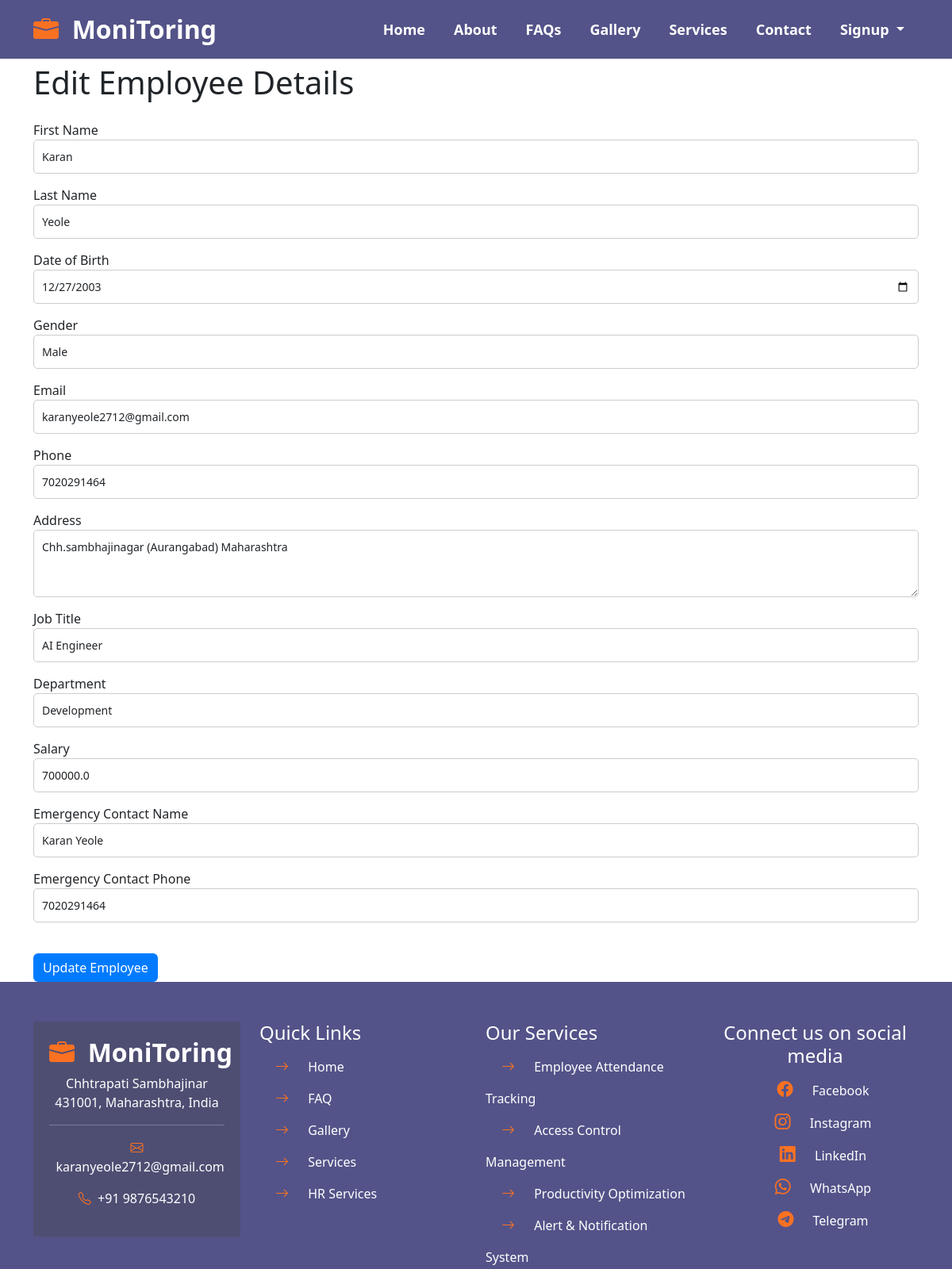
/edit_employee/1 (upper part), run on an earlier commit of the app's database.
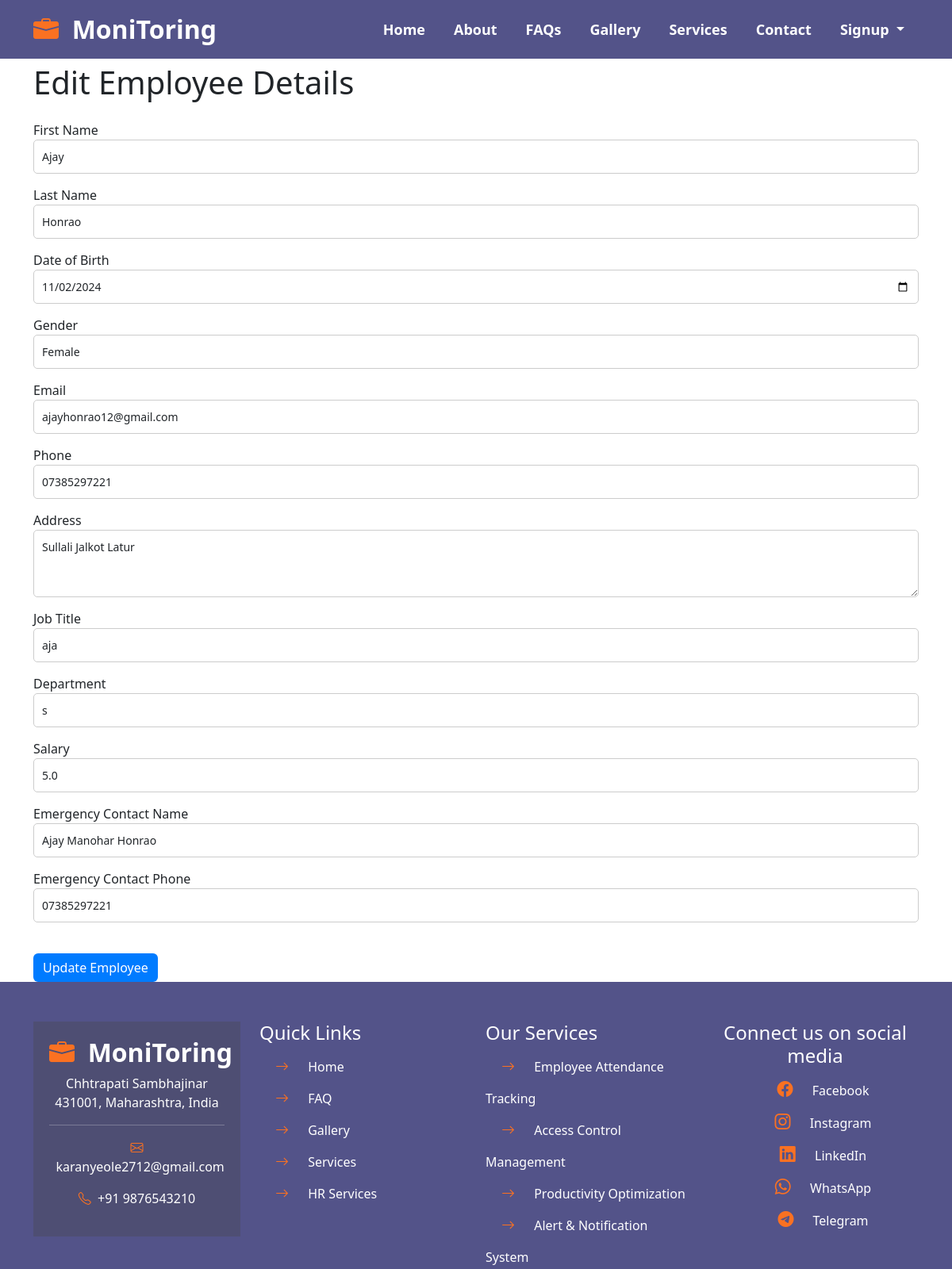
And on a later commit of the database.
### tables this page shows
CREATE TABLE employees (
            id INTEGER PRIMARY KEY AUTOINCREMENT,
            first_name TEXT,
            last_name TEXT,
            dob TEXT,
            gender TEXT,
            email TEXT,
            phone TEXT,
            address TEXT,
            job_title TEXT,
            department TEXT,
            salary REAL,
            emergency_contact_name TEXT,
            emergency_contact_phone TEXT
        );

### app.py (the view, shortened to what this page needs)
@app.route('/edit_employee/<int:employee_id>', methods=['GET', 'POST'])
def edit_employee(employee_id):
    conn = sqlite3.connect('employees.db')
    cursor = conn.cursor()
    cursor.execute("SELECT * FROM employees WHERE id=?", (employee_id,))
    employee = cursor.fetchone()
    conn.close()
    return render_template("manage_employees.html", employee=employee)

### templates/manage_employees.html (shortened to what this page needs)
{% include 'top.html' %}
<div class="container" style="padding-top: 80px;">
    {% if not employee %}
        <h1 class="text-center mb-4">Manage Employee Details</h1>
        {% with messages = get_flashed_messages() %}
        {% if messages %}
            <div class="alert alert-success">{{ messages[0] }}</div>
        {% endif %}
        {% endwith %}
        {% if not employees %}
        <div class="alert alert-warning text-center">
            No employees available. Please add employees to manage.
        </div>
        {% else %}
        <table class="table table-bordered table-striped">
            <thead>
                <tr>
                    <th>ID</th>
                    <th>First Name</th>
                    <th>Last Name</th>
                    <th>Email</th>
                    <th>Phone</th>
                    <th>Department</th>
                    <th>Job Title</th>
                    <th>Actions</th>
                </tr>
            </thead>
            <tbody>
                {% for employee in employees %}
                <tr>
                    <td>{{ employee[0] }}</td>
                    <td>{{ employee[1] }}</td>
                    <td>{{ employee[2] }}</td>
                    <td>{{ employee[5] }}</td>
                    <td>{{ employee[6] }}</td>
                    <td>{{ employee[9] }}</td>
                    <td>{{ employee[8] }}</td>
                    <td>
                        <a href="{{ url_for('edit_employee', employee_id=employee[0]) }}" class="btn btn-sm btn-warning">Edit</a>
                        <form action="{{ url_for('delete_employee', employee_id=employee[0]) }}" method="POST" style="display:inline;">
                            <button type="submit" class="btn btn-sm btn-danger">Delete</button>
                        </form>
                    </td>
                </tr>
                {% endfor %}
            </tbody>
        </table>
        {% endif %}
    {% else %}
        <h1 class="mb-4">Edit Employee Details</h1>
        <form action="{{ url_for('edit_employee', employee_id=employee[0]) }}" method="POST">
            <div class="form-group">
                <label for="first_name">First Name</label>
                <input type="text" class="form-control" id="first_name" name="first_name" value="{{ employee[1] }}" required>
            </div>
            <div class="form-group">
                <label for="last_name">Last Name</label>
                <input type="text" class="form-control" id="last_name" name="last_name" value="{{ employee[2] }}" required>
            </div>
            <div class="form-group">
                <label for="dob">Date of Birth</label>
                <input type="date" class="form-control" id="dob" name="dob" value="{{ employee[3] }}" required>
            </div>
            <div class="form-group">
                <label for="gender">Gender</label>
                <select class="form-control" id="gender" name="gender" required>
                    <option value="Male" {% if employee[4] == 'Male' %}selected{% endif %}>Male</option>
                    <option value="Female" {% if employee[4] == 'Female' %}selected{% endif %}>Female</option>
                </select>
            </div>
            <div class="form-group">
                <label for="email">Email</label>
                <input type="email" class="form-control" id="email" name="email" value="{{ employee[5] }}" required>
            </div>
            <div class="form-group">
                <label for="phone">Phone</label>
                <input type="tel" class="form-control" id="phone" name="phone" value="{{ employee[6] }}" required>
            </div>
            <div class="form-group">
                <label for="address">Address</label>
                <textarea class="form-control" id="address" name="address" rows="3" required>{{ employee[7] }}</textarea>
            </div>
            <div class="form-group">
                <label for="job_title">Job Title</label>
                <input type="text" class="form-control" id="job_title" name="job_title" value="{{ employee[8] }}" required>
            </div>
            <div class="form-group">
                <label for="department">Department</label>
                <input type="text" class="form-control" id="department" name="department" value="{{ employee[9] }}" required>
            </div>
            <div class="form-group">
                <label for="salary">Salary</label>
                <input type="number" class="form-control" id="salary" name="salary" value="{{ employee[10] }}" required>
            </div>
            <div class="form-group">
                <label for="emergency_contact_name">Emergency Contact Name</label>
                <input type="text" class="form-control" id="emergency_contact_name" name="emergency_contact_name" value="{{ employee[11] }}" required>
            </div>
            <div class="form-group">
                <label for="emergency_contact_phone">Emergency Contact Phone</label>
                <input type="tel" class="form-control" id="emergency_contact_phone" name="emergency_contact_phone" value="{{ employee[12] }}" required>
            </div>
            <button type="submit" class="btn btn-primary mt-4">Update Employee</button>
        </form>
    {% endif %}
</div>
{% include 'bottom.html' %}

### templates/top.html (shortened to what this page needs)
<!DOCTYPE html>
<html lang="en">
<head>
    <link href="https://cdn.jsdelivr.net/npm/bootstrap@5.3.3/dist/css/bootstrap.min.css" rel="stylesheet">
    <link rel="stylesheet" href="https://cdn.jsdelivr.net/npm/bootstrap-icons@1.11.3/font/bootstrap-icons.min.css">
    <link rel="stylesheet" href="{{ url_for('static', filename='css/style.css') }}">
</head>
<body>
<nav class="navbar navbar-expand-lg navbar-dark fixed-top">
  <div class="container">
      <a class="navbar-brand" href="#"><i class="bi bi-briefcase-fill"></i>&nbsp;&nbsp;MoniToring</a>
      <div class="collapse navbar-collapse" id="navbarNav">
          <ul class="navbar-nav ms-auto">
              <li class="nav-item active">
                  <a class="nav-link active" aria-current="page" href="{{ url_for('index') }}">Home</a>
              </li>
              <li class="nav-item">
                  <a class="nav-link" href="{{ url_for('index') }}#about">About</a>
              </li>
              <li class="nav-item">
                  <a class="nav-link" href="{{ url_for('faq') }}">FAQs</a>
              </li>
              <li class="nav-item">
                  <a class="nav-link" href="{{ url_for('gallery') }}">Gallery</a>
              </li>
              <li class="nav-item">
                  <a class="nav-link" href="{{ url_for('services') }}" id="services-link">Services</a>
              </li>
              <li class="nav-item">
                  <a class="nav-link" href="{{ url_for('index') }}#contact">Contact</a>
              </li>
              <li class="nav-item dropdown">
                  <a class="nav-link dropdown-toggle" href="#" id="signupDropdown" role="button" data-bs-toggle="dropdown" aria-expanded="false">
                      Signup
                  </a>
              </li>
          </ul>
      </div>
  </div>
</nav>

### templates/bottom.html (shortened to what this page needs)
<section id="footer" class="footer">
  <div class="container">
    <div class="row">
      <div class="col-md-3">
        <div class="contactdetails text-center mb-5">
          <h4><a class="navbar-brand" href="#"><i class="bi bi-briefcase-fill"></i>&nbsp;&nbsp;MoniToring</a></h4>
          <p>Chhtrapati Sambhajinar 431001, Maharashtra, India </p>
          <hr>
          <p><a href="mailto:karanyeole2712@gmail.com" style="color: inherit;"><i class="bi bi-envelope"></i>&nbsp;&nbsp;karanyeole2712@gmail.com</a></p>
          <p><i class="bi bi-telephone"></i>&nbsp;&nbsp;+91 9876543210</p>
        </div>
      </div>
      <div class="col-md-3 col-6">
        <div class="quicklinks mb-5">
          <h4>Quick Links</h4>
          <ul>
            <li><a href="{{ url_for('index') }}"><i class="bi bi-arrow-right"></i> Home</a></li>
            <li><a href="{{ url_for('faq') }}"><i class="bi bi-arrow-right"></i> FAQ</a></li>
            <li><a href="{{ url_for('gallery') }}"><i class="bi bi-arrow-right"></i> Gallery</a></li>
            <li><a href="{{ url_for('services') }}"><i class="bi bi-arrow-right"></i> Services</a></li>
            <li><a href="{{ url_for('hr_services') }}"><i class="bi bi-arrow-right"></i> HR Services</a></li>
          </ul>
        </div>
      </div>
      <div class="col-md-3">
        <div class="footerservices mb-5">
          <h4>Our Services</h4>
          <ul>
            <li><i class="bi bi-arrow-right"></i> Employee Attendance Tracking</li>
            <li><i class="bi bi-arrow-right"></i> Access Control Management</li>
            <li><i class="bi bi-arrow-right"></i> Productivity Optimization</li>
            <li><i class="bi bi-arrow-right"></i> Alert & Notification System</li>
            <li><i class="bi bi-arrow-right"></i> Customized Reporting & Analytics</li>
          </ul>
        </div>
      </div>
      <div class="col-md-3 col-6 text-center">
        <div class="footersocial mb-5">
          <h4>Connect us on social media</h4>
          <ul>
            <li><a href="https://facebook.com/yourprofile" target="_blank" style="color: inherit;"><i class="bi bi-facebook"></i> Facebook</a></li>
            <li><a href="https://www.instagram.com/im_karan1818/?hl=en" target="_blank" style="color: inherit;"><i class="bi bi-instagram"></i> Instagram</a></li>
            <li><a href="https://www.linkedin.com/in/karan-yeole-5467b822a/" target="_blank" style="color: inherit;"><i class="bi bi-linkedin"></i> LinkedIn</a></li>
            <li><a href="https://wa.me/7020291464" target="_blank" style="color: inherit;"><i class="bi bi-whatsapp"></i> WhatsApp</a></li>
            <li><a href="https://telegram.me/workmonitor" target="_blank" style="color: inherit;"><i class="bi bi-telegram"></i> Telegram</a></li>
          </ul>
        </div>
      </div>
    </div>
  </div>
</section>
</body>
</html>

### static/css/style.css (style rules this page uses)
.navbar { background-color: rgb(83, 83, 137); }
.nav-item { padding: 0px 10px; }
.navbar-brand { font-size: 32px; font-weight: 700; }
.navbar-brand i { color: #fa7122; font-size: 32px; font-weight: 700 !important; }
.nav-link { font-size: 18px; font-weight: 600; color: #fff; transition: color 0.3s; }
.btn-primary { background-color: #0056b3; border: none; }
section { padding: 50px 0px; }
.about p, li { line-height: 30px; }
.footer { background-color: #535389; color: #fff; }
.contactdetails { background-color: #4e4e73; padding: 20px; text-align: center; }
.contactdetails i { color: #fa7122; }
.quicklinks ul { list-style-type: none; padding: 0px; }
.quicklinks li { font-size: 16px; line-height: 40px; }
.quicklinks i { color: #fa7122; padding: 20px; font-size: 17px; }
.footerservices ul { list-style-type: none; padding: 0px; }
.footerservices li { line-height: 40px; }
.footerservices i { color: #fa7122; padding: 20px; font-size: 17px; }
.footersocial ul { list-style-type: none; padding: 0px; }
.footersocial li { line-height: 40px; }
.footersocial i { color: #fa7122; font-size: 20px; padding: 20px; }
.btn-primary { background-color: #007bff; border: none; transition: background-color 0.3s; }
.form-group { margin-bottom: 15px; }
.form-control { padding: 10px; font-size: 14px; border-radius: 5px; border: 1px solid #ccc; }

### templates/bottom.html (style rules this page uses)
#footer a { color: white; text-decoration: none; }

What changed in the data, as far as the page shows it:
changed employees: first_name "Karan" → "Ajay"; last_name "Yeole" → "Honrao"; dob "12/27/2003" → "11/02/2024"; gender "Male" → "Female"; email "karanyeole2712@gmail.com" → "ajayhonrao12@gmail.com"; phone "7020291464" → "07385297221"; address "Chh.sambhajinagar (Aurangabad) Maharashtra" → "Sullali Jalkot Latur"; job_title "AI Engineer" → "aja"; department "Development" → "s"; salary "700000.0" → "5.0"; emergency_contact_name "Karan Yeole" → "Ajay Manohar Honrao"; emergency_contact_phone "7020291464" → "07385297221"
